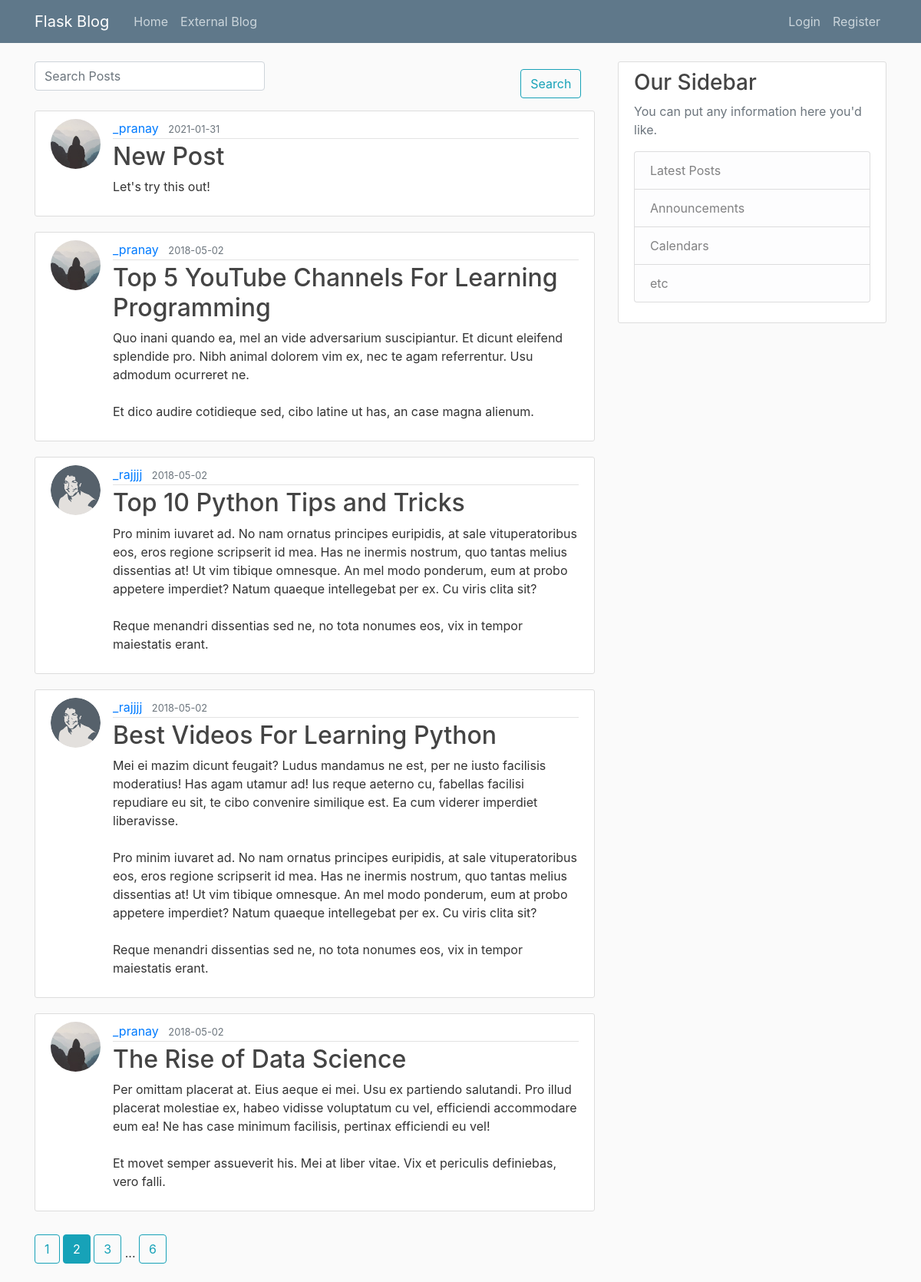
The page /home?page=2 on the database its author committed.
### flaskblog/models.py (models this page shows, shortened)
class Post(db.Model):
    id = db.Column(db.Integer, primary_key=True)
    title = db.Column(db.String(100), nullable=False)
    date_posted = db.Column(db.DateTime, nullable=False, default=datetime.utcnow)
    content = db.Column(db.Text, nullable=False)
    user_id = db.Column(db.Integer, db.ForeignKey('user.id'), nullable=False)

class User(db.Model, UserMixin):
    id = db.Column(db.Integer, primary_key=True)
    username = db.Column(db.String(20), unique=True, nullable=False)
    email = db.Column(db.String(120), unique=True, nullable=False)
    image_file = db.Column(db.String(20), nullable=False, default='default.jpg')
    password = db.Column(db.String(60), nullable=False)
    posts = db.relationship('Post', backref='author', lazy=True)

### flaskblog/routes.py (the view)
@app.route("/")
@app.route("/home", methods=['GET', 'POST'])
def home():
    page = request.args.get('page', 1, type=int)
    posts = Post.query.order_by(Post.date_posted.desc()).paginate(page=page, per_page=5)
    form = SearchForm(request.form)
    return render_template('home.html', posts=posts, form=form)

### flaskblog/forms.py
class SearchForm(Form):
    post = StringField('Post', validators=[DataRequired(),Length(max=100)],render_kw={"placeholder": "Search Posts"})
    search = SubmitField('Search')

### flaskblog/templates/home.html (shortened to what this page needs)
{% extends "layout.html" %}
{% block content %}
  <form>
    <div class="form-group">
      <div class="row">
        <div class="col-sm-10">
          {{form.post(class="form-control")}}
        </div>
        <div class="col-sm">
          {{ form.search(class="btn btn-outline-info") }}
        </div>
      </div>
    </div>
  </form>
  {% for post in posts.items %}
    <article class="media content-section">
      <img class="rounded-circle article-img" src="{{ url_for('static', filename='profile_pics/' + post.author.image_file) }}">
      <div class="media-body">
        <div class="article-metadata">
          <a class="mr-2" href="{{ url_for('user_posts', username=post.author.username) }}">{{ post.author.username }}</a>
          <small class="text-muted">{{ post.date_posted.strftime('%Y-%m-%d') }}</small>
        </div>
        <h2><a class="article-title" href="{{ url_for('post', post_id=post.id) }}">{{ post.title }}</a></h2>
        <p class="article-content">{{ post.content }}</p>
      </div>
    </article>
  {% endfor %}
  {% for page_num in posts.iter_pages(left_edge=1, right_edge=1, left_current=1, right_current=2) %}
    {% if page_num %}
      {% if posts.page == page_num %}
        <a class="btn btn-info mb-4" href="{{ url_for('home', page=page_num) }}">{{ page_num }}</a>
      {% else %}
        <a class="btn btn-outline-info mb-4" href="{{ url_for('home', page=page_num) }}">{{ page_num }}</a>
      {% endif %}
    {% else %}
      ...
    {% endif %}
  {% endfor %}
{% endblock content %}

### flaskblog/static/main.css (style rules this page uses)
body { background: #fafafa; color: #333333; margin-top: 5rem; }
h1, h2, h3, h4, h5, h6 { color: #444444; }
.content-section { background: #ffffff; padding: 10px 20px; border: 1px solid #dddddd; border-radius: 3px; margin-bottom: 20px; }
.article-title { color: #444444; }
.article-content { white-space: pre-line; }
.article-img { height: 65px; width: 65px; margin-right: 16px; }
.article-metadata { padding-bottom: 1px; margin-bottom: 4px; border-bottom: 1px solid #e3e3e3 }
.form-control { display: block; width:300px; padding: .375rem .75rem; font-size: 1rem; line-height: 1.5; color: #495057; background-color: #fff; background-clip: padding-box; border: 1px solid #ced4da; border-radius: .25rem; transition: border-color .15s ease-in-out,box-shadow .15s ease-in-out; }
.btn { padding: .375rem .75rem; margin-top:10px; }

### rows shown on the page
Post: image_file (placeholder picture), author.username "_pranay", date_posted "2021-01-31", title "New Post", content "Let's try this out!"
Post: image_file (placeholder picture), author.username "_pranay", date_posted "2018-05-02", title "Top 5 YouTube Channels For Learning Programming", content "Quo inani quando ea, mel an vide adversarium suscipiantur. Et dicunt eleifend splendide pro. Nibh animal dolorem vim ex, nec te agam referrentur. Usu admodum ocurreret ne. Et dico audire cotidieque sed, cibo latine ut has, an case magna alienum."
Post: image_file (picture), author.username "_rajjjj", date_posted "2018-05-02", title "Top 10 Python Tips and Tricks", content "Pro minim iuvaret ad. No nam ornatus principes euripidis, at sale vituperatoribus eos, eros regione scripserit id mea. Has ne inermis nostrum, quo tantas melius dissentias at! Ut vim tibique omnesque. An mel modo ponderum, eum at probo appetere imperdiet? Natum quaeque intellegebat per ex. Cu viris clita sit? Reque menandri dissentias sed ne, no tota nonumes eos, vix in tempor maiestatis erant."
Post: image_file (picture), author.username "_rajjjj", date_posted "2018-05-02", title "Best Videos For Learning Python", content "Mei ei mazim dicunt feugait? Ludus mandamus ne est, per ne iusto facilisis moderatius! Has agam utamur ad! Ius reque aeterno cu, fabellas facilisi repudiare eu sit, te cibo convenire similique est. Ea cum viderer imperdiet liberavisse. Pro minim iuvaret ad. No nam ornatus principes euripidis, at sale vituperatoribus eos, eros regione scripserit id mea. Has ne inermis nostrum, quo tantas melius dissentias at! Ut vim tibique omnesque. An mel modo ponderum, eum at probo appetere imperdiet? Natum quaeque intellegebat per ex. Cu viris clita sit? Reque menandri dissentias sed ne, no tota nonumes eos, vix in tempor maiestatis erant."
Post: image_file (placeholder picture), author.username "_pranay", date_posted "2018-05-02", title "The Rise of Data Science", content "Per omittam placerat at. Eius aeque ei mei. Usu ex partiendo salutandi. Pro illud placerat molestiae ex, habeo vidisse voluptatum cu vel, efficiendi accommodare eum ea! Ne has case minimum facilisis, pertinax efficiendi eu vel! Et movet semper assueverit his. Mei at liber vitae. Vix et periculis definiebas, vero falli."

### other values the page prints
{{ page_num }} "1" "3" "6"
{{ page_num }} "2"
